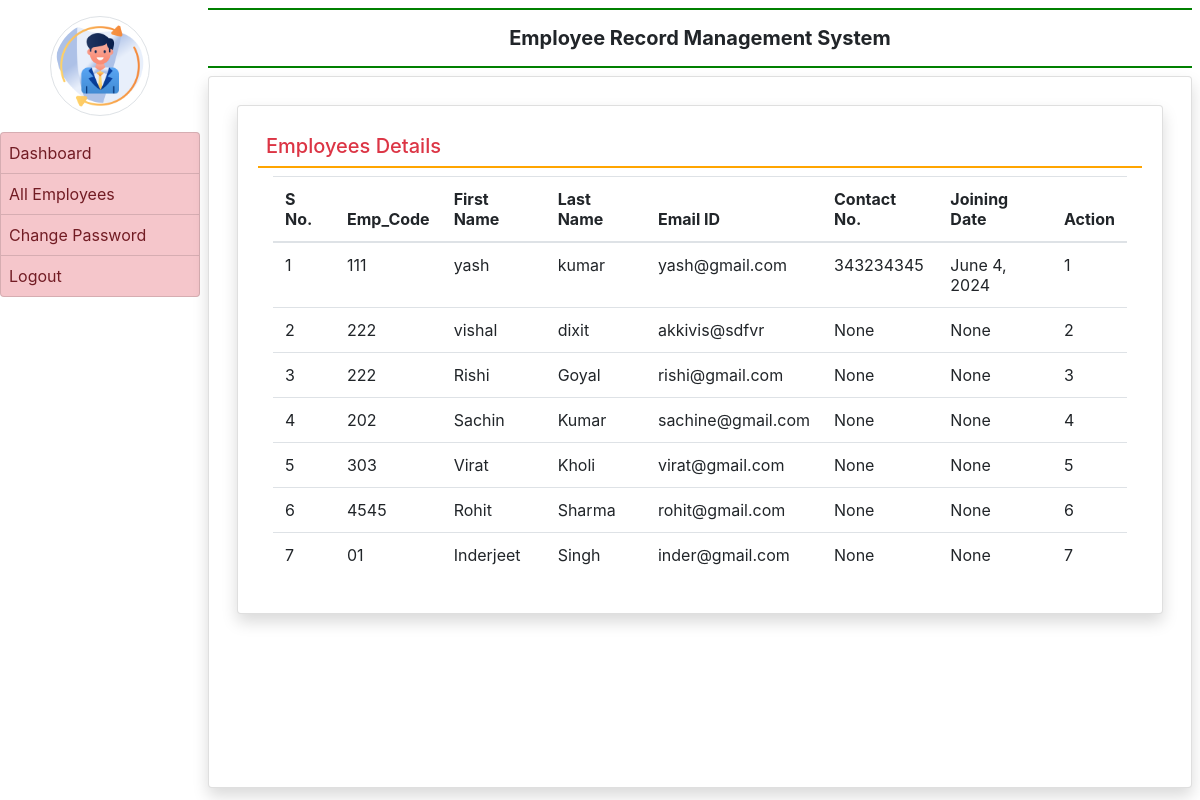
/all_employee/ (signed in), run on the app's committed database.
### employee/models.py (models this page shows, shortened)
class EmployeeDetail(models.Model):
    user = models.ForeignKey(User,on_delete=models.CASCADE)
    empcode = models.CharField(max_length=50)
    empdept = models.CharField(max_length=50, null=True)
    designation = models.CharField(max_length=50,null=True)
    contact = models.CharField(max_length=15, null=True)
    gender = models.CharField(max_length=50,null=True)
    joiningdate = models.DateField(null=True)

### employee/views.py (the view)
# urls.py: path('all_employee/', all_employee ,name='all_employee'),
def all_employee(request):
    if not request.user.is_authenticated:
        return redirect('admin_login')
    employee = EmployeeDetail.objects.all()
    return render(request,'all_employee.html',locals())

### employee/templates/all_employee.html
{% extends "admin_base.html" %} {% block main %}
<div class="card shadow m-2">
  <div class="card-body">
    <h5 class="p-2 text-danger" style="border-bottom: 2px solid orange">
      Employees Details
    </h5>
    <div class="container-fluid">
        <table class="table" id="example">
            <thead>
            <tr>
                <th>S No.</th>
                <th>Emp_Code</th>
                <th>First Name</th>
                <th>Last Name</th>
                <th>Email ID</th>
                <th>Contact No.</th>
                <th>Joining Date</th>
                <th>Action</th>
            </tr>
        </thead>
        <tbody>
            {% for i in employee %}
            <tr>
                <td> {{forloop.counter}} </td>
                <td> {{i.empcode}} </td>
                <td> {{i.user.first_name}} </td>
                <td> {{i.user.last_name}} </td>
                <td> {{i.user.username}} </td>
                <td> {{i.contact}} </td>
                <td> {{i.joiningdate}} </td>
                <td> {{forloop.counter}} </td>
            </tr>
            {% endfor %}
        </tbody>
        </table>
    </div>
  </div>
</div>
{% endblock %}

### employee/templates/admin_base.html (shortened to what this page needs)
{% load static %}
<html>
  <head>
    <link
      rel="stylesheet"
      href="https://cdn.jsdelivr.net/npm/bootstrap@4.6.2/dist/css/bootstrap.min.css"
    />
    <link
      rel="stylesheet"
      href="https://use.fontawesome.com/releases/v5.7.0/css/all.css"
    />
    <link
      rel="stylesheet"
      href="https://cdn.datatables.net/2.0.8/css/dataTables.dataTables.css"
    />
    <link
      rel="stylesheet"
      href="https://cdn.datatables.net/buttons/3.0.2/css/buttons.dataTables.css"
    />
  </head>
  <body>
    <div class="container-fluid">
      <div class="row">
        <div class="col-sm-2 p-0">
          <center>
            <img
              src="{% static 'images/6818210.png' %}"
              width="100"
              height="100"
              class="img-thumbnail rounded-circle my-3"
            />
          </center>
          <div class="list-group">
            <a
              href="{% url 'admin_home' %}"
              class="list-group-item list-group-item-danger list-group-item-action"
              >Dashboard
            </a>
            <a
              href="{% url 'all_employee' %}"
              class="list-group-item list-group-item-danger list-group-item-action {% if request.path == '/emp_home' %} active {% endif %}"
              >All Employees</a
            >
            <a
              href="{% url 'change_passwordadmin' %}"
              class="list-group-item list-group-item-danger list-group-item-action {% if request.path == '/change_password/' %} active {% endif %}"
              >Change Password</a
            >
            <a
              href="{% url 'logout' %}"
              class="list-group-item list-group-item-danger list-group-item-action"
              >Logout</a
            >
          </div>
        </div>
        <div class="col-sm-10 p-0">
          <div class="container-fluid p-2">
            <h5
              class="text-center p-3 font-weight-bold"
              style="
                border-bottom: 2px solid green;
                border-top: 2px solid green;
              "
            >
              Employee Record Management System
            </h5>
            <div class="card shadow" style="min-height: 89vh">
              <div class="card-body">{% block main %} {% endblock %}</div>
            </div>
          </div>
        </div>
      </div>
    </div>
  </body>
</html>

### employee/templates/admin_base.html (style rules this page uses)
.list-group-item { padding: 8px !important; }

### data on the page
EmployeeDetail: empcode "111", user.first_name "yash", user.last_name "kumar", user.username "yash@gmail.com", contact "343234345", joiningdate "June 4, 2024"
EmployeeDetail: empcode "222", user.first_name "vishal", user.last_name "dixit", user.username "akkivis@sdfvr", contact "None", joiningdate "None"
EmployeeDetail: empcode "222", user.first_name "Rishi", user.last_name "Goyal", user.username "rishi@gmail.com", contact "None", joiningdate "None"
EmployeeDetail: empcode "202", user.first_name "Sachin", user.last_name "Kumar", user.username "sachine@gmail.com", contact "None", joiningdate "None"
EmployeeDetail: empcode "303", user.first_name "Virat", user.last_name "Kholi", user.username "virat@gmail.com", contact "None", joiningdate "None"
EmployeeDetail: empcode "4545", user.first_name "Rohit", user.last_name "Sharma", user.username "rohit@gmail.com", contact "None", joiningdate "None"
EmployeeDetail: empcode "01", user.first_name "Inderjeet", user.last_name "Singh", user.username "inder@gmail.com", contact "None", joiningdate "None"
